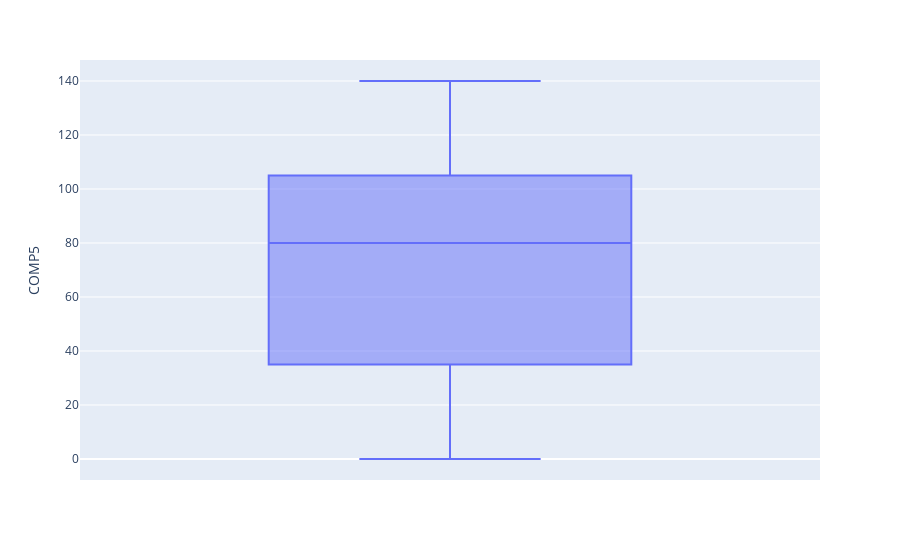

Here is the notebook cell this chart was saved with:
### Code cell
grafico = px.box(colegiox_homem, y="COMP5")
grafico.show()

### Figure 1 — Plotly figure (JSON) as saved in the notebook; plotly's stock layout.template omitted (floating-point values rounded to 4 significant figures)
{"data": [{"alignmentgroup": "True", "hovertemplate": "COMP5=%{y}<extra></extra>", "legendgroup": "", "marker": {"color": "#636efa"}, "name": "", "notched": false, "offsetgroup": "", "orientation": "v", "showlegend": false, "type": "box", "x0": " ", "xaxis": "x", "y": [20, 40, 120, 100, 100, 80, 80, 20, 40, 0, 120, 80, 140], "y0": " ", "yaxis": "y"}], "layout": {"boxmode": "group", "legend": {"tracegroupgap": 0}, "margin": {"t": 60}, "xaxis": {"anchor": "y", "domain": [0, 1]}, "yaxis": {"anchor": "x", "domain": [0, 1], "title": {"text": "COMP5"}}}}
